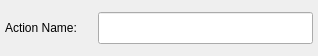
<ui version="4.0" >
 <class>SolidActionAdd</class>
 <widget class="QWidget" name="SolidActionAdd" >
  <property name="geometry" >
   <rect>
    <x>0</x>
    <y>0</y>
    <width>318</width>
    <height>56</height>
   </rect>
  </property>
  <widget class="QLabel" name="LblActionName" >
   <property name="geometry" >
    <rect>
     <x>5</x>
     <y>12</y>
     <width>89</width>
     <height>32</height>
    </rect>
   </property>
   <property name="text" >
    <string>Action Name:</string>
   </property>
  </widget>
  <widget class="KLineEdit" name="LeActionName" >
   <property name="geometry" >
    <rect>
     <x>98</x>
     <y>12</y>
     <width>215</width>
     <height>32</height>
    </rect>
   </property>
  </widget>
 </widget>
 <customwidgets>
  <customwidget>
   <class>KLineEdit</class>
   <extends>QLineEdit</extends>
   <header>klineedit.h</header>
  </customwidget>
 </customwidgets>
 <resources/>
 <connections/>
</ui>
